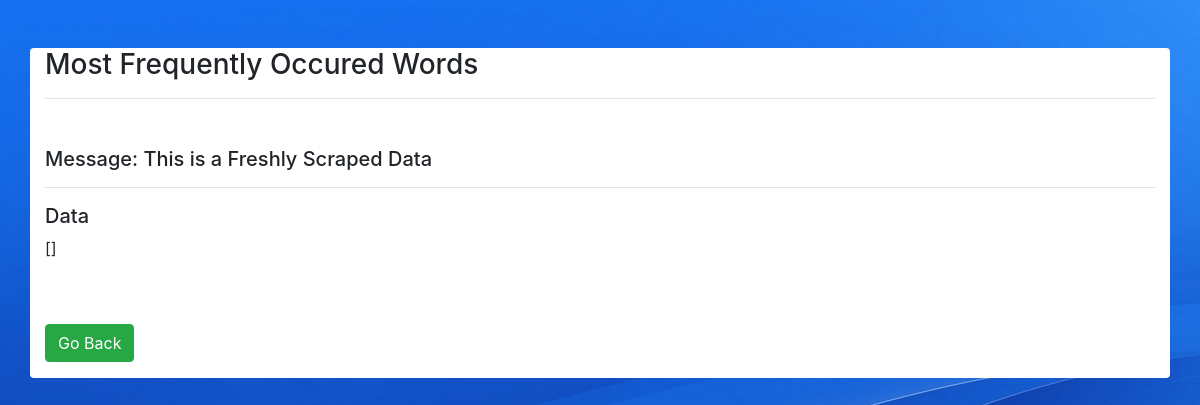
/results/1/, run on an earlier commit of the app's database.
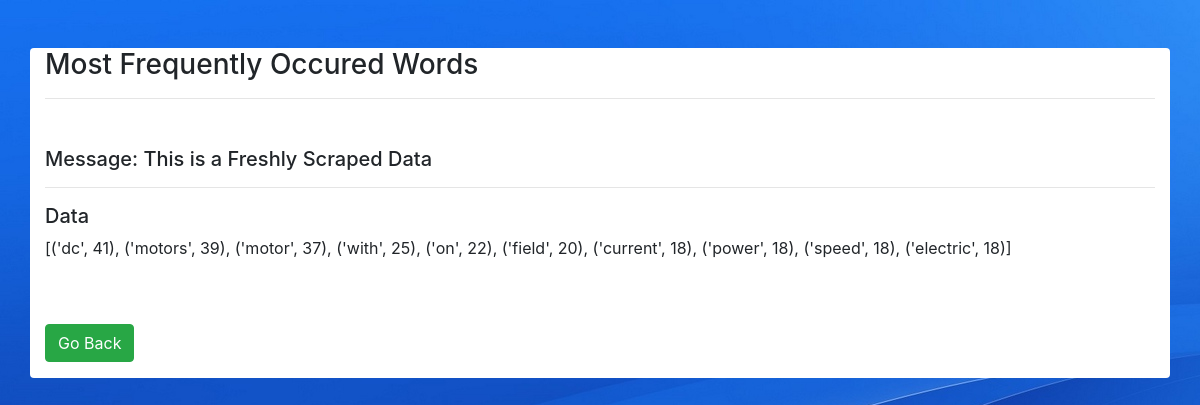
And on a later commit of the database.
### counter/models.py (models this page shows, shortened)
class storage(models.Model):
    key=models.IntegerField(primary_key=True,auto_created=True)
    url=models.CharField(max_length=100)
    list_words=models.CharField(max_length=100)

### counter/views.py (the view)
# urls.py: path('results/<str:pk>/',views.result,name='result'),
def result(request,pk):
    dl=[]
    global flag
    if  flag==False:
        message="This is a Freshly Scraped Data"
    elif flag==True:
        message="This is a Already Scraped Data"
        flag=False
    data=storage.objects.filter(key=pk)
    for i in data:
        dl=(i.list_words)
    context={
        'msg':message,
        'data':dl
    }
    return render(request,'result.html',context)

### counter/templates/result.html (shortened to what this page needs)
<!doctype html>
<html lang="en">
  <head>
    {% load static %}
    <link rel="stylesheet" href="https://stackpath.bootstrapcdn.com/bootstrap/4.4.1/css/bootstrap.min.css">
  </head>
  <body>
    <div class="container rounded mt-5">
        <h3>Most Frequently Occured Words</h3>
        <hr class="mb-5">
        <h5>Message: {{msg}}</h5>
        <hr>
        <h5>Data</h5>
        <p>{{data}}</p>
        <h5><a class="btn btn-success mt-5 mb-3" href="{% url 'index' %}">Go Back</a></h5>
    </div>
  </body>
</html>

What changed in the data, as far as the page shows it:
added storage: list_words "[('dc', 41), ('motors', 39), ('motor', 37), ('with', 25), ('on', 22), ('field', 20), ('current', 18), ('power', 18), ('speed', 18), ('electric', 18)]"
Also different on the page:
{{ data }}: "[]" → (not shown)
